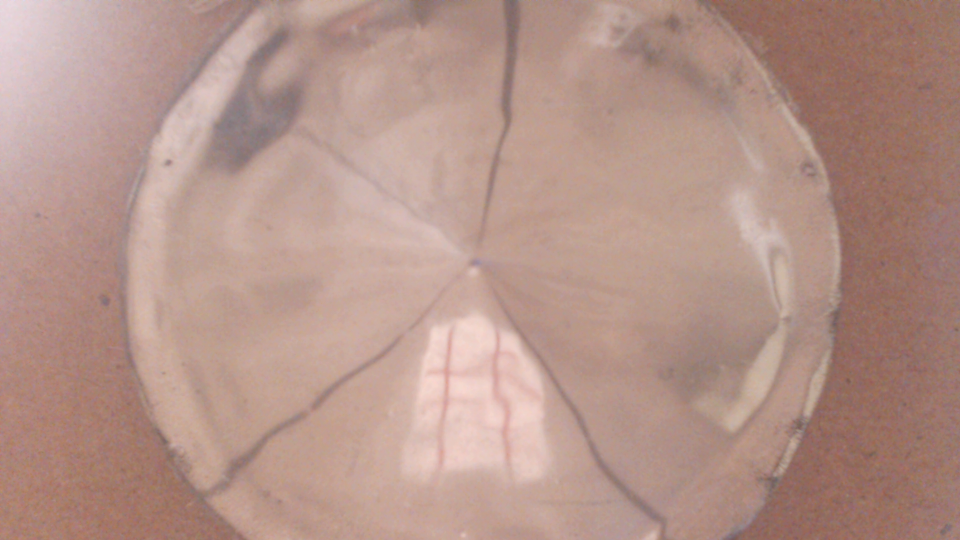
#> input picture cone_mirror/Cone mirror codes/test.png, 1920 x 1080 px (shown at 1/2 size)
$ python new_unwarp_alg.py
#> lines starting #> are read from the running program, lines starting #| are printed output that depends on the picture
import cv2
import numpy as np
import matplotlib.pyplot as plt

# Extract the circle from the image, return: { circle ( x, y ), radius }
# [64 lines left out: function extract_polar, not called in this run]

def unwarp(img, center, radius, out_h=1080, out_w=1920, inner=0.18, outer=0.96):
    import cv2, numpy as np
    xc, yc = center
    yc = yc - 5
    xc = xc + -25
    h, w = img.shape[:2]
    r_in  = float(max(2.0, radius * inner))
    r_out = float(max(r_in + 1.0, radius * outer))
    theta = np.linspace(0.0, 2.0*np.pi, out_w, endpoint=False)
    r     = np.linspace(r_in, r_out, out_h)
    rr, tt = np.meshgrid(r, theta, indexing="xy")
    x_map = (xc + rr * np.cos(tt)).astype(np.float32)
    y_map = (yc + rr * np.sin(tt)).astype(np.float32)
    pano = cv2.remap(img, x_map, y_map, interpolation=cv2.INTER_LINEAR, borderMode=cv2.BORDER_CONSTANT, borderValue=(0,0,0))
    return pano.transpose(1,0,2)


if __name__ == "__main__":
    image = cv2.imread('./test.png')
#> image is the input picture: shape (1080, 1920, 3); mean B, G, R 137.9, 147.9, 180.4

    h, w = image.shape[:2]
#> h = 1080; w = 1920
    cx, cy = w // 2, h // 2
#> cx = 960; cy = 540
    radius = int((h / 2.0) * 0.75)
#> radius = 405
    center = (cx, cy)
#> center = (960, 540)

    # (center, radius) = extract_polar(image)
    polar = unwarp(image, center, radius)
#> in unwarp, `x_map = (xc + rr * np.cos(tt)).astype(np.float32)`:
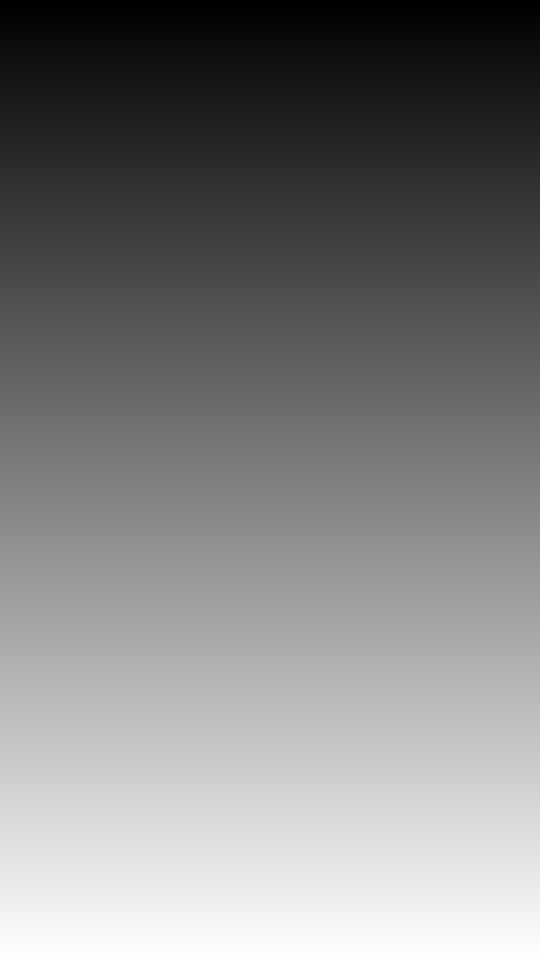
#> tt: shape (1920, 1080) float64 (shown at 1/2 size); min 0, max 6.28, mean 3.14; drawn with min black and max white
#> in unwarp, `pano = cv2.remap(img, x_map, y_map, interpolation=cv2.INTER_LINEAR, bo..`:
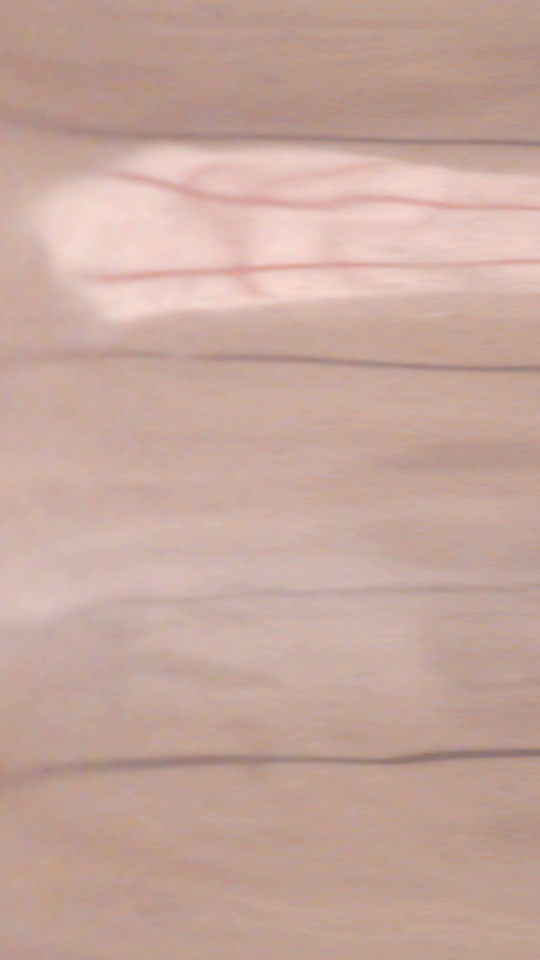
#> pano: shape (1920, 1080, 3) (shown at 1/2 size); mean B, G, R 156.9, 167.3, 198.7
#> in unwarp, `return pano.transpose(1,0,2)`:
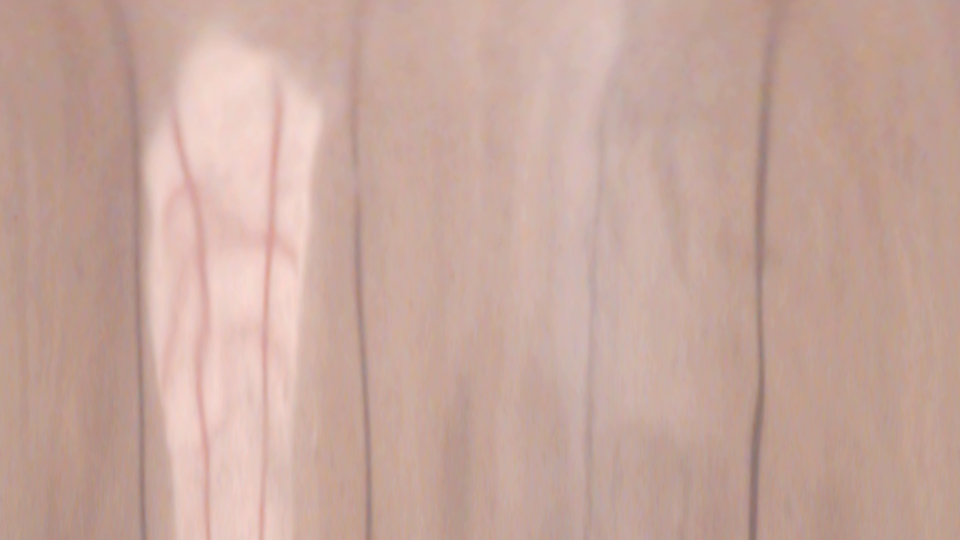
#> returned value: shape (1080, 1920, 3) (shown at 1/2 size); mean of channels 0, 1, 2 156.9, 167.3, 198.7; drawn as B, G, R

    # Display
    plt.figure(figsize=(6, 6))

    plt.imshow(cv2.cvtColor(polar, cv2.COLOR_BGR2RGB))
    plt.axis('off')

    plt.tight_layout()
    plt.show()

$ run again, with cone_mirror/Cone mirror codes/capture_20250801_015842.png copied over cone_mirror/Cone mirror codes/test.png
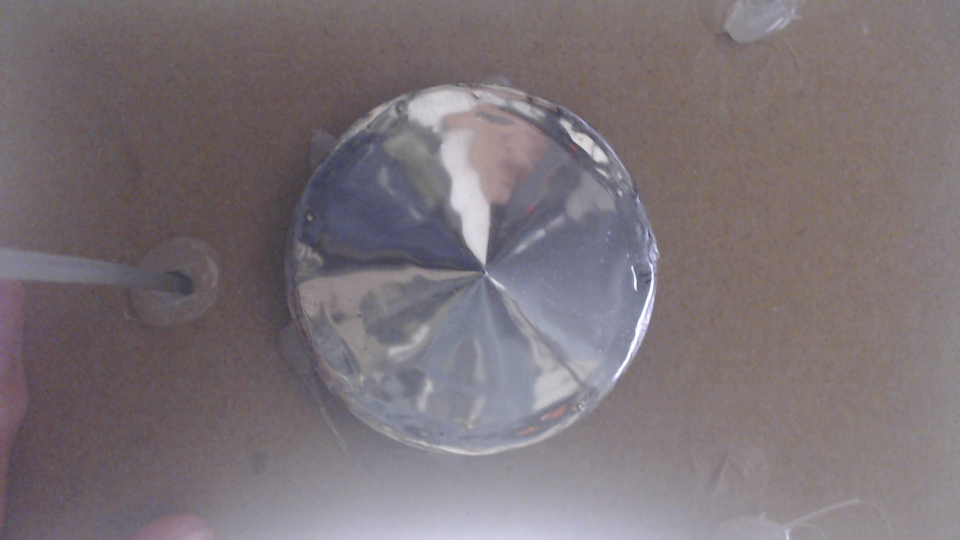
#> input picture cone_mirror/Cone mirror codes/capture_20250801_015842.png, 1920 x 1080 px (shown at 1/2 size)
#> image is the input picture: shape (1080, 1920, 3); mean B, G, R 118.7, 114, 122.8
#> in unwarp, `pano = cv2.remap(img, x_map, y_map, interpolation=cv2.INTER_LINEAR, bo..`:
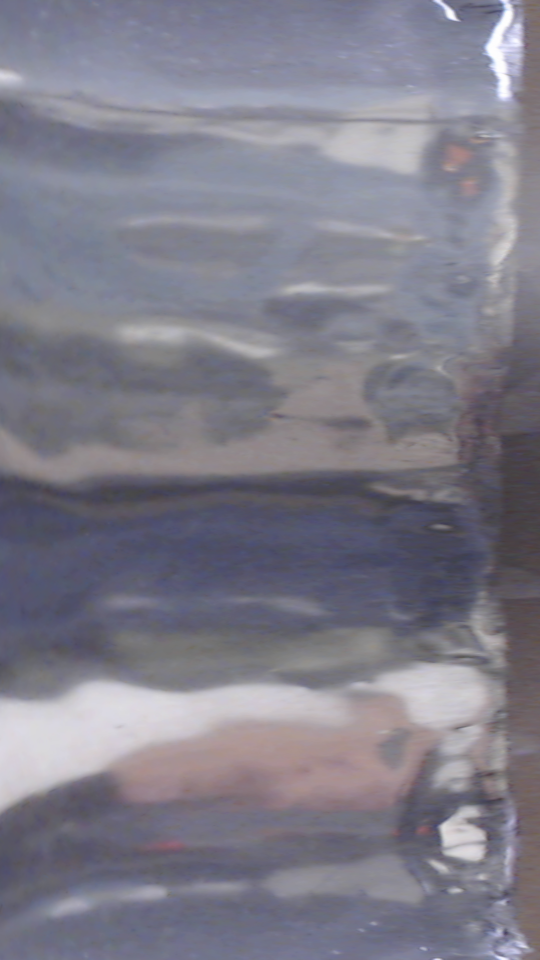
#> pano: shape (1920, 1080, 3) (shown at 1/2 size); mean B, G, R 137.6, 125, 126.8
#> in unwarp, `return pano.transpose(1,0,2)`:
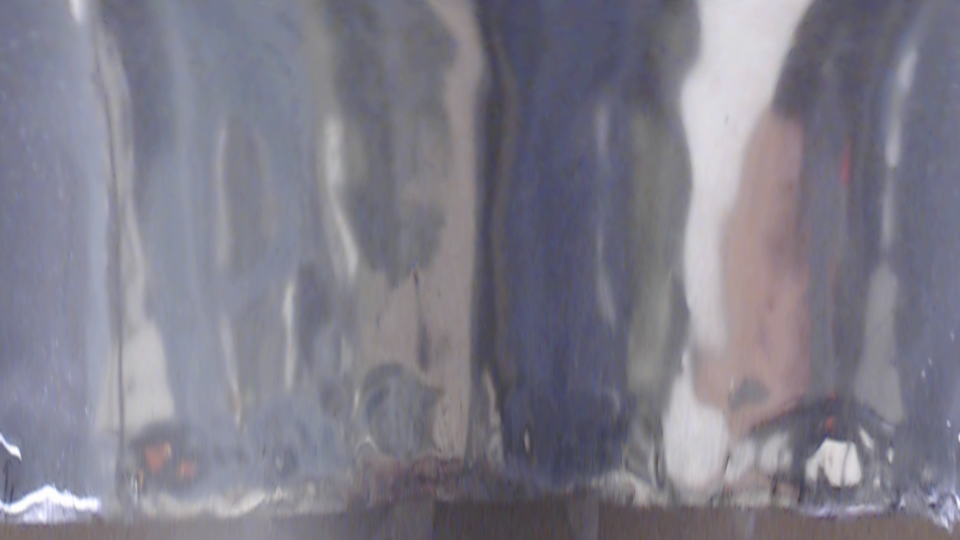
#> returned value: shape (1080, 1920, 3) (shown at 1/2 size); mean of channels 0, 1, 2 137.6, 125, 126.8; drawn as B, G, R
